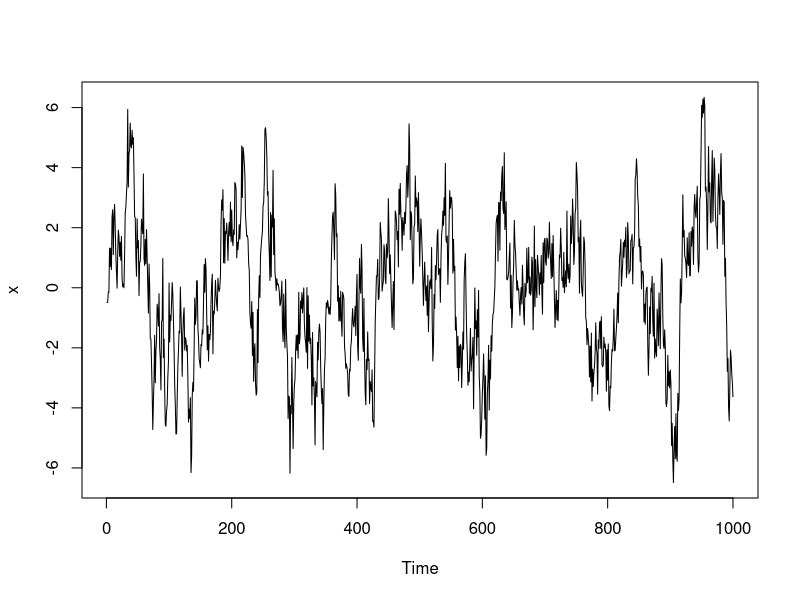

This chart was generated by the following R code:
## AR(2)モデルのシミュレーション
n <- 1000
a <- c(0.669, 0.263) # AR の係数
epsilon <- rnorm(n-2)
x0 <- rnorm(2) # 初期値を乱数で設定
# for文で生成
x <- ts(double(n))
x[1:2] <- x0
for(i in 3:n) x[i] <- a %*% x[i - 1:2] + epsilon[i-2]
plot(x)

## 関数 filter を使う方法(こちらの方が速い)
y <- ts(c(x0, filter(epsilon, filter = a, method = "r", init = rev(x0))))
sum(abs(x-y)) # ほぼ0

# 注： 関数filterは時系列に対する線形フィルタ
# methodで"c"(convolution)を選ぶと moving average,
# "r"(recursive)を選ぶと autoregression の変換になる
# それぞれの変換を行うときの係数を filter で指定する：
a <- c(-2,1) # a_1, a_2
x.init <- c(0,1) # x_2, x_1
ep <- c(5,6,7)
(x <- filter(ep, filter = a, method = "r", init = x.init))
# filter の出力結果の確認：
a[1]*x.init[1]+a[2]*x.init[2]+ep[1] # x_3
a[1]*x[1]+a[2]*x.init[1]+ep[2] # x_4
a[1]*x[2]+a[2]*x[1]+ep[3] # x_5
